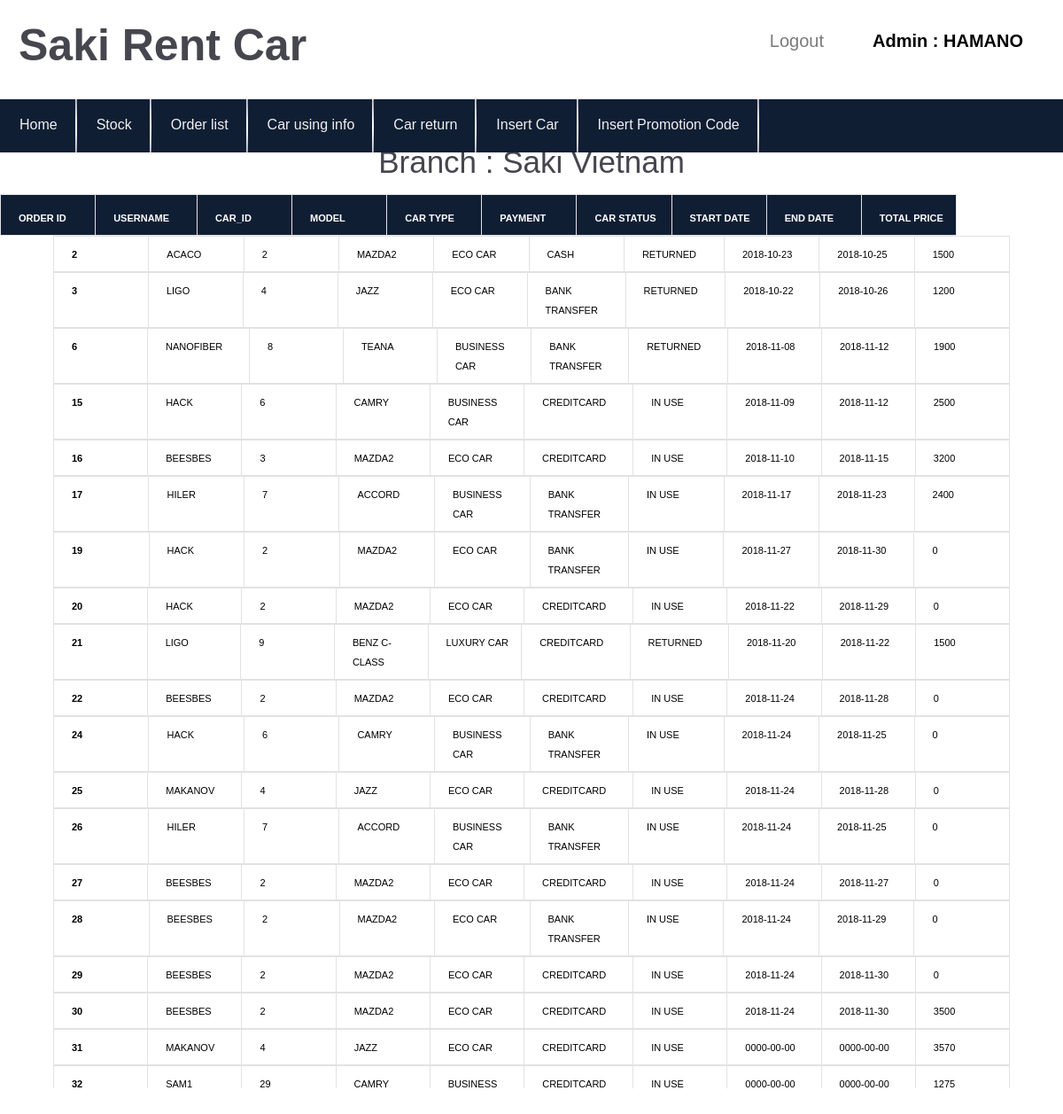
Page /orderlist.php (signed in) on the committed database.
### tables this page shows
CREATE TABLE `Rent` (
  `RENTAL_ID` int(11) NOT NULL,
  `BRANCH_ID` int(11) NOT NULL,
  `USERNAME` varchar(50) NOT NULL,
  `CAR_ID` int(11) NOT NULL,
  `PAYTYPE_ID` int(11) NOT NULL,
  `START_DATE_RENT` date NOT NULL,
  `END_DATE_RENT` date NOT NULL,
  `PROMOTION` varchar(50) DEFAULT NULL,
  `TOTAL_PRICE` float NOT NULL DEFAULT '0'
);

CREATE TABLE `Clients` (
  `PERSONAL_ID` bigint(13) DEFAULT NULL,
  `FIRST_NAME` varchar(50) DEFAULT NULL,
  `LAST_NAME` varchar(50) DEFAULT NULL,
  `SEX` varchar(1) DEFAULT NULL,
  `ADDRESS` varchar(200) DEFAULT NULL,
  `PHONE` int(10) DEFAULT NULL,
  `DATE_OF_BIRTH` date DEFAULT NULL,
  `CREDITCARD` int(16) NOT NULL DEFAULT '0',
  `CLIENT_STATUS` tinyint(1) DEFAULT NULL,
  `USERNAME` varchar(100) NOT NULL,
  `PASSWORD` varchar(100) NOT NULL
);

CREATE TABLE `Car` (
  `CAR_ID` int(11) NOT NULL,
  `BRANCH_ID` int(11) DEFAULT NULL,
  `MODEL_ID` int(11) NOT NULL,
  `CAR_BRAND_ID` int(11) NOT NULL,
  `CAR_TYPE_ID` int(11) NOT NULL,
  `AVAILABLE` tinyint(1) NOT NULL,
  `MAINTENANCE_STATUS` tinyint(1) NOT NULL
);

CREATE TABLE `Model` (
  `MODEL_ID` int(11) NOT NULL,
  `MODEL_NAME` varchar(100) NOT NULL,
  `Price` int(10) DEFAULT NULL,
  `CAR_TYPE_ID` int(11) DEFAULT NULL,
  `img` varchar(255) NOT NULL
);

CREATE TABLE `CarType` (
  `CAR_TYPE_ID` int(11) NOT NULL,
  `TYPENAME` varchar(100) NOT NULL
);

CREATE TABLE `MethodOfPayment` (
  `TYPE_ID` int(11) NOT NULL,
  `TYPE_NAME` varchar(100) NOT NULL
);

### orderlist.php (the view, shortened to what this page needs)
<!DOCTYPE html>
<html>
<head>
<link rel="stylesheet" type="text/css" media="screen" href="css/reset.css">
<link rel="stylesheet" type="text/css" media="screen" href="css/style.css">
<link rel="stylesheet" type="text/css" media="screen" href="css/slider.css">
<link rel="stylesheet" type="text/css" media="screen" href="css/best.css">
</head>
<body>
<?php session_start();
include('connect.php');
?>
<div >
<header>
<?php  include('staffnav.php');?>
</header>
<p class="branch"><?php echo "Branch : ".$_SESSION['branch']; ?></p>
<table boarder='1' class='table2' align='center'>
<tr class='tr' >
<th style='width:8%'>Order ID</th>
<th style='width:8%'>USERNAME</th>
<th style='width:8%'>CAR_ID</th>
<th style='width:8%'>MODEL</th>
<th style='width:8%'>CAR TYPE</th>
<th style='width:8%'>Payment</th>
<th style='width:8%'>Car status</th>
<th style='width:8%'>Start date</th>
<th style='width:8%'>End date</th>
<th style='width:8%'>Total price</th>
</tr>
</table>
<div class='content2' >
<?php $q =" SELECT * FROM Rent , Model , Branch , Brand , Car ,CarType,Clients ,MethodOfPayment WHERE Rent.BRANCH_ID = Branch.BRANCH_ID AND Rent.CAR_ID=Car.CAR_ID AND Car.MODEL_ID = Model.MODEL_ID AND Car.CAR_TYPE_ID =  CarType.CAR_TYPE_ID AND Car.BRANCH_ID = Brand.CAR_BRAND_ID AND Rent.PAYTYPE_ID = MethodOfPayment.TYPE_ID AND Clients.USERNAME = Rent.USERNAME AND Branch.BRANCH_NAME =  '".$_SESSION['branch']."' ORDER BY Rent.RENTAL_ID" ;
  $rent = $mysqli->query($q);
?>
<?php while ($row = $rent -> fetch_array()) {
		$carstatus = "In use";
	if($row['CLIENT_STATUS']==1){
		$carstatus = "In use";
	}else {
		$carstatus = "Returned";
	}
	echo  "<table class='table1'>";
           echo  "<td style='width:8%'>".$row['RENTAL_ID']. "</td>" ;
           echo  "<td style='width:8%'>".$row['USERNAME']. "</td>" ;
           echo  "<td style='width:8%'>".$row['CAR_ID']. "</td>" ;
           echo  "<td style='width:8%'>".$row['MODEL_NAME']. "</td>" ;
           echo  "<td style='width:8%'>".$row['TYPENAME']. " </td>" ;
           echo  "<td style='width:8%'>".$row['TYPE_NAME']. "</td>" ;
           echo  "<td style='width:8%'>".$carstatus. "</td>" ;
           echo  "<td style='width:8%'>".$row['START_DATE_RENT']. "</td>" ;
           echo  "<td style='width:8%'>".$row['END_DATE_RENT']. "</td>" ;
           echo  "<td style='width:8%'>".$row['TOTAL_PRICE']. " </td>" ;
       echo "</table>";
}?>
</div>
</body>
</html>

### css/style.css (style rules this page uses)
html { height:100%; }
html, body { width:100%; padding:0; margin:0; }
body { font: 11px/22px Arial, Helvetica, sans-serif; color:#000; min-width:100%; background: #ffffff; height:100%; }
header { width:100%; background:#ffffff; margin: 0 auto; }
table { background:#fff; text-transform:uppercase; }
table td, table th { border:#e2e2e4 1px solid; border-collapse:collapse; }
table th { width:122px; font-weight:bold; text-align:left; padding:15px 10px 8px 20px; }
table td { padding:9px 10px 8px 20px; }
table td:first-child { font-weight:bold; }

### css/best.css (style rules this page uses)
.branch { font-size: 35px; color:#46464f; margin-bottom: 25px;text-align:center; }
.table1 { width: 100%; }
.tr { color:white; }
.table2 { width: 90%; height: 50%; background:#101e34; }
.content2 { margin-top:0px; margin-left:5%; width: 90%; height: 50%; overflow: auto; min-width:90%; min-height:50%; position:absolute; }

### rows in the picture
rent: RENTAL_ID "2", USERNAME.USERNAME "ACACO", CAR_ID.CAR_ID "2", model.MODEL_NAME "MAZDA2", cartype.TYPENAME "ECO CAR", PAYTYPE_ID.TYPE_NAME "CASH", USERNAME.CLIENT_STATUS "RETURNED", START_DATE_RENT "2018-10-23", END_DATE_RENT "2018-10-25", TOTAL_PRICE "1500"
rent: RENTAL_ID "3", USERNAME.USERNAME "LIGO", CAR_ID.CAR_ID "4", model.MODEL_NAME "JAZZ", cartype.TYPENAME "ECO CAR", PAYTYPE_ID.TYPE_NAME "BANK TRANSFER", USERNAME.CLIENT_STATUS "RETURNED", START_DATE_RENT "2018-10-22", END_DATE_RENT "2018-10-26", TOTAL_PRICE "1200"
rent: RENTAL_ID "6", USERNAME.USERNAME "NANOFIBER", CAR_ID.CAR_ID "8", model.MODEL_NAME "TEANA", cartype.TYPENAME "BUSINESS CAR", PAYTYPE_ID.TYPE_NAME "BANK TRANSFER", USERNAME.CLIENT_STATUS "RETURNED", START_DATE_RENT "2018-11-08", END_DATE_RENT "2018-11-12", TOTAL_PRICE "1900"
rent: RENTAL_ID "15", USERNAME.USERNAME "HACK", CAR_ID.CAR_ID "6", model.MODEL_NAME "CAMRY", cartype.TYPENAME "BUSINESS CAR", PAYTYPE_ID.TYPE_NAME "CREDITCARD", USERNAME.CLIENT_STATUS "IN USE", START_DATE_RENT "2018-11-09", END_DATE_RENT "2018-11-12", TOTAL_PRICE "2500"
rent: RENTAL_ID "16", USERNAME.USERNAME "BEESBES", CAR_ID.CAR_ID "3", model.MODEL_NAME "MAZDA2", cartype.TYPENAME "ECO CAR", PAYTYPE_ID.TYPE_NAME "CREDITCARD", USERNAME.CLIENT_STATUS "IN USE", START_DATE_RENT "2018-11-10", END_DATE_RENT "2018-11-15", TOTAL_PRICE "3200"
rent: RENTAL_ID "17", USERNAME.USERNAME "HILER", CAR_ID.CAR_ID "7", model.MODEL_NAME "ACCORD", cartype.TYPENAME "BUSINESS CAR", PAYTYPE_ID.TYPE_NAME "BANK TRANSFER", USERNAME.CLIENT_STATUS "IN USE", START_DATE_RENT "2018-11-17", END_DATE_RENT "2018-11-23", TOTAL_PRICE "2400"
rent: RENTAL_ID "19", USERNAME.USERNAME "HACK", CAR_ID.CAR_ID "2", model.MODEL_NAME "MAZDA2", cartype.TYPENAME "ECO CAR", PAYTYPE_ID.TYPE_NAME "BANK TRANSFER", USERNAME.CLIENT_STATUS "IN USE", START_DATE_RENT "2018-11-27", END_DATE_RENT "2018-11-30", TOTAL_PRICE "0"
rent: RENTAL_ID "20", USERNAME.USERNAME "HACK", CAR_ID.CAR_ID "2", model.MODEL_NAME "MAZDA2", cartype.TYPENAME "ECO CAR", PAYTYPE_ID.TYPE_NAME "CREDITCARD", USERNAME.CLIENT_STATUS "IN USE", START_DATE_RENT "2018-11-22", END_DATE_RENT "2018-11-29", TOTAL_PRICE "0"
rent: RENTAL_ID "21", USERNAME.USERNAME "LIGO", CAR_ID.CAR_ID "9", model.MODEL_NAME "BENZ C-CLASS", cartype.TYPENAME "LUXURY CAR", PAYTYPE_ID.TYPE_NAME "CREDITCARD", USERNAME.CLIENT_STATUS "RETURNED", START_DATE_RENT "2018-11-20", END_DATE_RENT "2018-11-22", TOTAL_PRICE "1500"
rent: RENTAL_ID "22", USERNAME.USERNAME "BEESBES", CAR_ID.CAR_ID "2", model.MODEL_NAME "MAZDA2", cartype.TYPENAME "ECO CAR", PAYTYPE_ID.TYPE_NAME "CREDITCARD", USERNAME.CLIENT_STATUS "IN USE", START_DATE_RENT "2018-11-24", END_DATE_RENT "2018-11-28", TOTAL_PRICE "0"
rent: RENTAL_ID "24", USERNAME.USERNAME "HACK", CAR_ID.CAR_ID "6", model.MODEL_NAME "CAMRY", cartype.TYPENAME "BUSINESS CAR", PAYTYPE_ID.TYPE_NAME "BANK TRANSFER", USERNAME.CLIENT_STATUS "IN USE", START_DATE_RENT "2018-11-24", END_DATE_RENT "2018-11-25", TOTAL_PRICE "0"
rent: RENTAL_ID "25", USERNAME.USERNAME "MAKANOV", CAR_ID.CAR_ID "4", model.MODEL_NAME "JAZZ", cartype.TYPENAME "ECO CAR", PAYTYPE_ID.TYPE_NAME "CREDITCARD", USERNAME.CLIENT_STATUS "IN USE", START_DATE_RENT "2018-11-24", END_DATE_RENT "2018-11-28", TOTAL_PRICE "0"
rent: RENTAL_ID "26", USERNAME.USERNAME "HILER", CAR_ID.CAR_ID "7", model.MODEL_NAME "ACCORD", cartype.TYPENAME "BUSINESS CAR", PAYTYPE_ID.TYPE_NAME "BANK TRANSFER", USERNAME.CLIENT_STATUS "IN USE", START_DATE_RENT "2018-11-24", END_DATE_RENT "2018-11-25", TOTAL_PRICE "0"
rent: RENTAL_ID "27", USERNAME.USERNAME "BEESBES", CAR_ID.CAR_ID "2", model.MODEL_NAME "MAZDA2", cartype.TYPENAME "ECO CAR", PAYTYPE_ID.TYPE_NAME "CREDITCARD", USERNAME.CLIENT_STATUS "IN USE", START_DATE_RENT "2018-11-24", END_DATE_RENT "2018-11-27", TOTAL_PRICE "0"
rent: RENTAL_ID "28", USERNAME.USERNAME "BEESBES", CAR_ID.CAR_ID "2", model.MODEL_NAME "MAZDA2", cartype.TYPENAME "ECO CAR", PAYTYPE_ID.TYPE_NAME "BANK TRANSFER", USERNAME.CLIENT_STATUS "IN USE", START_DATE_RENT "2018-11-24", END_DATE_RENT "2018-11-29", TOTAL_PRICE "0"
rent: RENTAL_ID "29", USERNAME.USERNAME "BEESBES", CAR_ID.CAR_ID "2", model.MODEL_NAME "MAZDA2", cartype.TYPENAME "ECO CAR", PAYTYPE_ID.TYPE_NAME "CREDITCARD", USERNAME.CLIENT_STATUS "IN USE", START_DATE_RENT "2018-11-24", END_DATE_RENT "2018-11-30", TOTAL_PRICE "0"
rent: RENTAL_ID "30", USERNAME.USERNAME "BEESBES", CAR_ID.CAR_ID "2", model.MODEL_NAME "MAZDA2", cartype.TYPENAME "ECO CAR", PAYTYPE_ID.TYPE_NAME "CREDITCARD", USERNAME.CLIENT_STATUS "IN USE", START_DATE_RENT "2018-11-24", END_DATE_RENT "2018-11-30", TOTAL_PRICE "3500"
rent: RENTAL_ID "31", USERNAME.USERNAME "MAKANOV", CAR_ID.CAR_ID "4", model.MODEL_NAME "JAZZ", cartype.TYPENAME "ECO CAR", PAYTYPE_ID.TYPE_NAME "CREDITCARD", USERNAME.CLIENT_STATUS "IN USE", START_DATE_RENT "0000-00-00", END_DATE_RENT "0000-00-00", TOTAL_PRICE "3570"
rent: RENTAL_ID "32", USERNAME.USERNAME "SAM1", CAR_ID.CAR_ID "29", model.MODEL_NAME "CAMRY", cartype.TYPENAME "BUSINESS…", PAYTYPE_ID.TYPE_NAME "CREDITCARD", USERNAME.CLIENT_STATUS "IN USE", START_DATE_RENT "0000-00-00", END_DATE_RENT "0000-00-00", TOTAL_PRICE "1275"

### other values in the picture
$_SESSION["admin"] "HAMANO"
$_SESSION['branch'] "Saki Vietnam"
